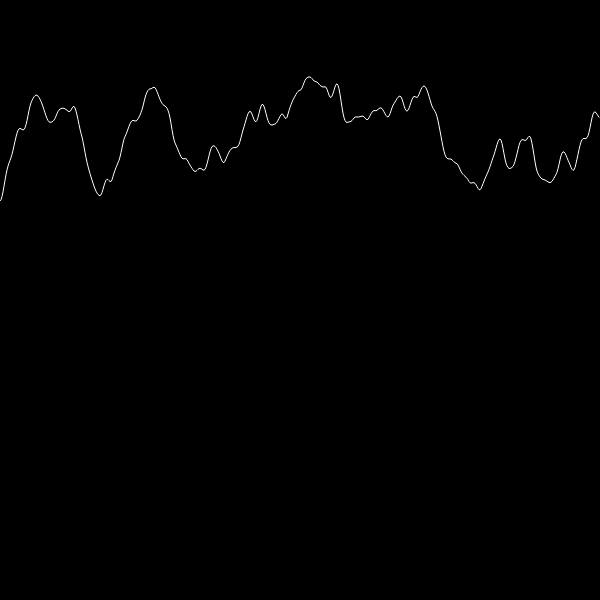
Frame 1 (no input)
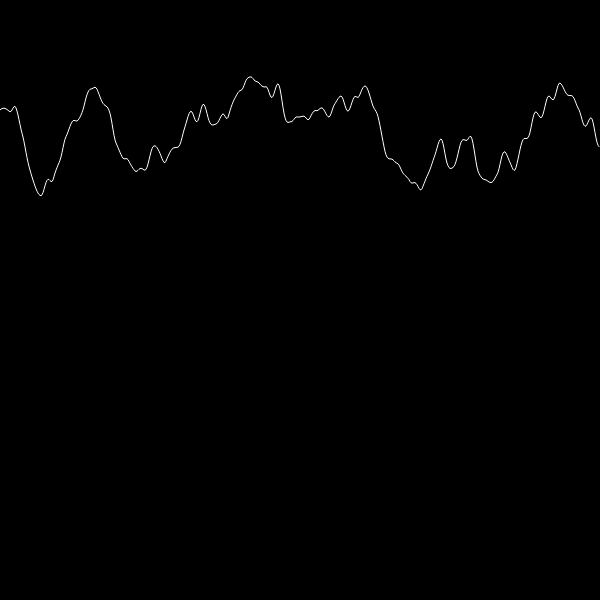
Frame 60 (no input)
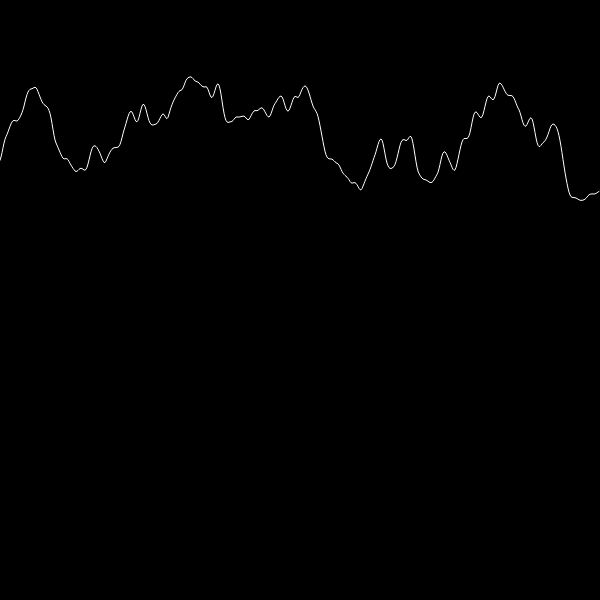
Frame 120 (the mouse pressed at the canvas centre since frame 60)

The p5.js sketch that drew these frames (run headless with seeded random() and noise() and a simulated clock; from frame 60 on, the mouse is pressed at the canvas centre):

// p5.js sketch
// ── sketch.js
var increment = 0;
var spike;
var falloff;

function setup() {
    createCanvas(600, 600);
    
    falloff = createSlider(0.05, 1, 0.5, 0);
    falloff.position(140, 610);
    
    spike = createSlider(1, 16, 4, 1);
    spike.position(10, 610);
}

function draw() {
    background(0);
    stroke(255);
    noFill();
    
    noiseDetail(spike.value(), falloff.value());
    
    var xoff = increment;
    
    beginShape();
    for (var x=0; x<width; x++) {
        
        //noise part
        var y = noise(xoff)*height/2;
        xoff += 0.02
        
        vertex(x, y);
        
    }
    endShape();
    
    increment += 0.02;
}
